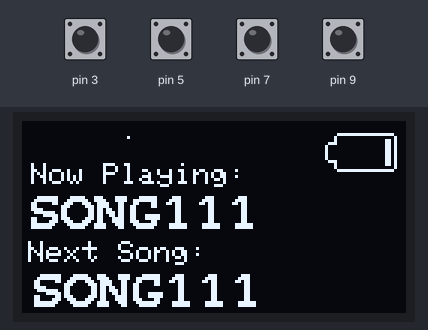
This program was run on a simulated Arduino Nano, built with avr-gcc and run on an emulated ATmega328P. Parts: 128×64 one-colour display. The inputs (shaded band) are chosen by the test bench; at power-on: pin 3, pin 5, pin 7, pin 9 HIGH. The display library's start-up logo is not drawn; what the program prints to the serial monitor is not drawn.

Above: at 2.7 s.
2.8 s: pin 3 pulled LOW for 0.25 s
4.5 s: pin 5 pulled LOW for 0.25 s
6.2 s: pin 7 pulled LOW for 0.25 s
7.9 s: pin 9 pulled LOW for 0.25 s
9.6 s: pin 3 driven LOW and pin 5 driven LOW
11.5 s: pin 7 pulled LOW for 1 s
Timing chart, 0 to 14.5 s (numbered marks = the images above; inputs shaded):
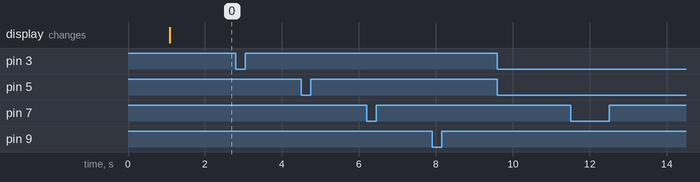

Measured:
- after the input at 2.8 s, every drawn part: stays the same
- after the input at 4.5 s, every drawn part: stays the same
- after the input at 6.2 s, every drawn part: stays the same
- after the input at 7.9 s, every drawn part: stays the same
- after the input at 9.6 s, every drawn part: stays the same
- after the input at 11.5 s, every drawn part: stays the same

The program:

main.cpp
```cpp
#include <Arduino.h>

#include <SPI.h>
#include <Wire.h>
#include <Adafruit_SSD1306.h>
#include "FreeMonoBold9pt7b.h"
#include "FreeMonoBold9pt7b.h"
#include "FreeSansBoldOblique18pt7b.h"


//defines the buttons
boolean LeftButton;
boolean RightButton;
boolean UpButton;
boolean DownButton;

// God I fucking hate C++
String str(boolean thing) {
  if (thing)
    return "true";
  return "false";
}

static const unsigned char PROGMEM image_battery_17_bits[] = {0x00,0x00,0x00,0x0f,0xff,0xfe,0x10,0x00,0x01,0x10,0x00,0x0d,0x70,0x00,0x0d,0x80,0x00,0x0d,0x80,0x00,0x0d,0x80,0x00,0x0d,0x80,0x00,0x0d,0x80,0x00,0x0d,0x70,0x00,0x0d,0x10,0x00,0x0d,0x10,0x00,0x01,0x0f,0xff,0xfe,0x00,0x00,0x00,0x00,0x00,0x00};
static const unsigned char PROGMEM image_Layer_6_bits[] = {0x80};


#define SCREEN_ADDRESS 0x3C
Adafruit_SSD1306 display = Adafruit_SSD1306(128, 64, &Wire);


void TitleScreen(){

  display.clearDisplay();

  display.setTextColor(1);
  display.setTextWrap(false);
  display.setFont(&FreeSansBoldOblique18pt7b);
  display.setCursor(7, 54);
  display.print("Player");

  display.setCursor(24, 27);
  display.print("MP3");

  display.display();

}

void MainScreen(){

  display.clearDisplay(); // maybe being unable to clear is the reaosn....

  display.setTextColor(1);
  display.setTextWrap(false);
  display.setCursor(3, 14);
  display.print("Now Playing:");

  display.setFont(&FreeMonoBold9pt7b);
  display.setCursor(2, 35);
  display.print("SONG111");

  display.setFont();
  display.setCursor(2, 40);
  display.print("Next Song:");

  display.setFont(&FreeMonoBold9pt7b);
  display.setCursor(3, 61);
  display.print("SONG111");

  display.drawBitmap(101, 3, image_battery_17_bits, 24, 16, 1);
  display.drawBitmap(35, 5, image_Layer_6_bits, 1, 1, 1);

  display.display();

}


void setup() {  // put your setup code here, to run once:

  display.begin(SSD1306_SWITCHCAPVCC, SCREEN_ADDRESS);

  Serial.begin(115200);

  display.setTextSize(1);
  display.setTextColor(SSD1306_WHITE);
  display.setCursor(0, 0);
  display.display();
  delay(1000);

  //TitleScreen();
  MainScreen();

  delay(100);

  pinMode(9, INPUT);
  pinMode(7, INPUT);
  pinMode(5, INPUT);
  pinMode(3, INPUT);

  digitalWrite(9, HIGH);
  digitalWrite(7, HIGH);
  digitalWrite(5, HIGH);
  digitalWrite(3, HIGH);

  delay(400);
  Serial.println("this should work somehow"); //so this somehow worked, now we do know it gets to this point


}


void loop() {
  // put your main code here, to run repeatedly:
  UpButton = digitalRead(9);
  LeftButton = digitalRead(7);
  DownButton = digitalRead(5);
  RightButton = digitalRead(3);
  Serial.println(str(UpButton)+" "+str(DownButton)+" " + str(LeftButton)+" " + str(RightButton));
  if (!(UpButton)){
    //MainScreen(12);
    while ( !(DownButton) ){
      delay(300);
      Serial.println("yay it worked");
    }
  }
  delay(200);
}
```

Source omitted: onoBold9pt7b.h (data table, 10813 bytes), blique18pt7b.h (data table, 38016 bytes)
